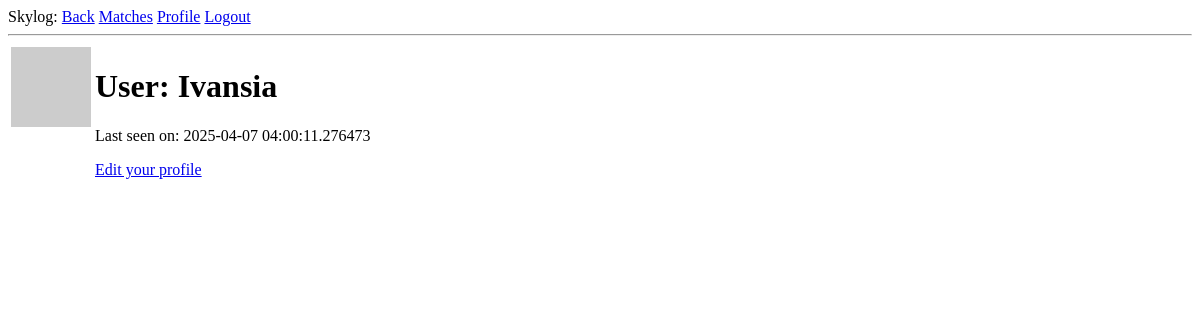
Before: /user/Ivansia (signed in) with the older database file.
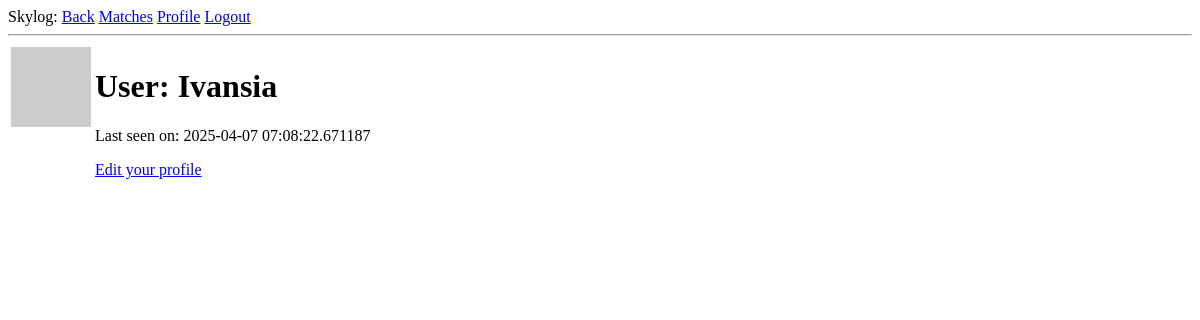
After: the same page with the newer database file.
### app/models.py (models this page shows, shortened)
class User(UserMixin, db.Model):
    id: so.Mapped[int] = so.mapped_column(primary_key=True)
    username: so.Mapped[str] = so.mapped_column(sa.String(64), index=True, unique=True)
    email: so.Mapped[str] = so.mapped_column(sa.String(120), index=True)
    forename: so.Mapped[str] = so.mapped_column(sa.String(64))
    surname: so.Mapped[str] = so.mapped_column(sa.String(64))
    password_hash: so.Mapped[Optional[str]] = so.mapped_column(sa.String(256))
    last_seen: so.Mapped[Optional[datetime]] = so.mapped_column(
        default=lambda: datetime.now(timezone.utc)
    )
    user_scores: so.Mapped["Score"] = so.relationship("Score", back_populates="user")
    matches: so.Mapped["Match"] = so.relationship(
        "Match",
        secondary="score",
        back_populates="users",
    )
    def avatar(self, size):
        digest = md5(self.email.lower().encode("utf-8")).hexdigest()
        return f"https://www.gravatar.com/avatar/{digest}?d=identicon&s={size}"

### app/routes.py (the view)
@app.route("/user/<username>")
@login_required
def user(username):
    user = db.first_or_404(sa.select(User).where(User.username == username))
    matches = [
        {"opponent": "opponent1", "location": "location1", "author": user},
        {"opponent": "opponent2", "location": "location2", "author": user},
    ]
    return render_template("user.html", user=user, matches=matches)

### app/models.py (called while the page is built)
@login.user_loader
def load_user(id):
    return db.session.get(User, int(id))

### app/routes.py (called while the page is built)
@app.before_request
def before_request():
    if current_user.is_authenticated:
        current_user.last_seen = datetime.now(timezone.utc)
        db.session.commit()

### app/templates/user.html
{% extends "base.html" %}
{% block content %}
    <table>
        <tr valign="top">
            <td><img src="{{ user.avatar(128)}}" alt="profile image"></td>
            <td>
                <h1>User: {{ user.username }}</h1>
                {% if user.last_seen %}
                    <p>Last seen on: {{ user.last_seen }}</p>
                {% endif %}
                {% if user == current_user %}
                <p><a href="{{ url_for('edit_profile') }}">Edit your profile</a></p>
                {% endif %}
            </td>
        </tr>
    </table>
{% endblock %}

### app/templates/base.html (shortened to what this page needs)
<!DOCTYPE html>
<html lang="en">
	<head>
	</head>
	<body>
		<div>
			Skylog:
            <a href="javascript:history.back()">Back</a>
			{% if current_user.is_anonymous %}
			<a href="{{ url_for('login') }}">Login</a>
			{% else %}
            <a href="{{ url_for('matches') }}">Matches</a>
			<a href="{{ url_for('user', username=current_user.username) }}">Profile</a>
			<a href="{{ url_for('logout') }}">Logout</a>
			{% endif %}
		</div>
		<hr />
        {% block content %}{% endblock %}
	</body>
</html>

Changed rows visible on the page:
changed User "Ivansia": last_seen "2025-04-07 04:00:11.276473" → "2025-04-07 07:08:22.671187"
